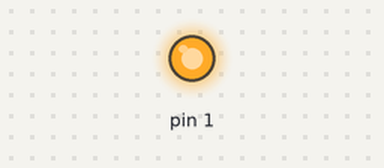
Bench run of a sketch on a simulated Arduino Uno, built with avr-gcc and run on an emulated ATmega328P. On the bench: output pins drawn as LEDs (lit = HIGH).

Above: at 0.5 s.
At 2.5 s:
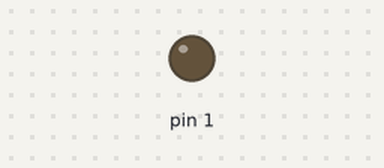
Timing chart, 0 to 5.2 s (numbered marks = the images above):
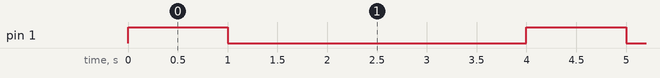

Measured:
- by itself, pin 1: alternates HIGH for 1.0 s and LOW for 3.0 s

The sketch:

epic_lappi_snicket1.ino
```cpp
// C++ code
//
void setup(){
  pinMode(1, OUTPUT);

}

void loop()
{
  digitalWrite(1, HIGH);
  delay(1000); // Wait for 1000 millisecond(s)
  digitalWrite(1, LOW);
  delay(1000); // Wait for 1000 millisecond(s)
  digitalWrite(2, HIGH);
  delay(1000);
  digitalWrite(2, LOW);
  delay(1000);

}
```
